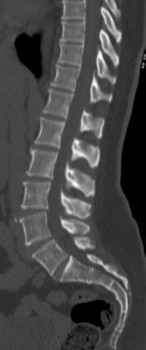
%> input picture Lab 4/Picture2.jpg, 146 x 350 px, given in place of Picture2.png, which was not available
$ octave p2.m   (GNU Octave 9; MATLAB toolbox functions it lacks are replaced by stand-ins)
%> lines starting %> are read from the running program, lines starting %| are printed output that depends on the picture; in (x1, y1, x2, y2) boxes, pixels count from 0 and x2, y2 are one past the last pixel; in counts of white or black regions, pixels touching at a corner belong together; the program's own positions count from 1; pictures that were not available may be replaced by others from this repository, and a replacement may not be noted
img = imread('Picture2.png');
%> img is the input picture: size 350x146x3 uint8; min 0, max 255, mean 71.1

gray_img = rgb2gray(img);
imshow(gray_img);


binary_img1 = imbinarize(gray_img, 0.5); % Convert to binary with threshold 0.5
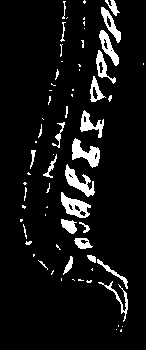
%> binary_img1: size 350x146 logical; 7.6% white; 67 white regions (39 under 20 px), largest, box (x1, y1, x2, y2) and area: (72, 138, 100, 168) 408, (65, 164, 95, 197) 384, (61, 192, 91, 218) 379
imshow(binary_img1);

binary_img2 = imbinarize(gray_img, 0.3); % Convert to binary with threshold 0.5
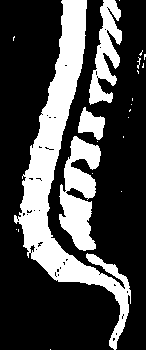
%> binary_img2: size 350x146 logical; 28.2% white; 22 white regions (18 under 20 px), largest, box (x1, y1, x2, y2) and area: (14, 0, 131, 350) 9303, (59, 136, 101, 251) 2769, (89, 0, 122, 105) 1745, (78, 107, 105, 140) 519
imshow(binary_img2);

binary_img3 = imbinarize(gray_img, 0.7); % Convert to binary with threshold 0.5
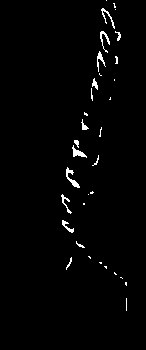
%> binary_img3: size 350x146 logical; 1.6% white in thin lines or dots, all inside (x1, y1, x2, y2) = (61, 0, 127, 311)
imshow(binary_img3);

figure;
subplot(2,2,1), imshow(binary_img1), title('Binary with threshold 0.5');
subplot(2,2,2), imshow(binary_img2), title('Binary with threshold 0.3');
subplot(2,2,3), imshow(binary_img3), title('Binary with threshold 0.7');

$ run again, with Lab 4/Picture1.jpg copied over Lab 4/Picture2.jpg
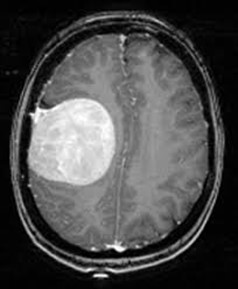
%> input picture Lab 4/Picture1.jpg, 238 x 289 px, given in place of Picture2.png, which was not available
%> img is the input picture: size 289x238x3 uint8; min 0, max 255, mean 75.8
%> `binary_img1 = imbinarize(gray_img, 0.5);`:
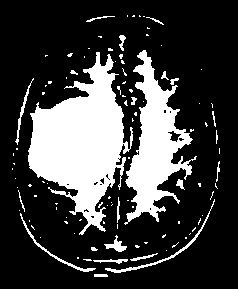
%> binary_img1: size 289x238 logical; 24.3% white; 104 white regions (82 under 20 px), largest, box (x1, y1, x2, y2) and area: (28, 52, 133, 235) 9533, (124, 50, 197, 225) 5168, (105, 199, 215, 273) 340
%> binary_img2: size 289x238 logical; 50.5% white; 29 black regions (26 under 20 px), largest, box (x1, y1, x2, y2) and area: (0, 0, 238, 289) 33789, (39, 96, 54, 109) 81, (138, 236, 147, 240) 23
%> `binary_img3 = imbinarize(gray_img, 0.7);`:
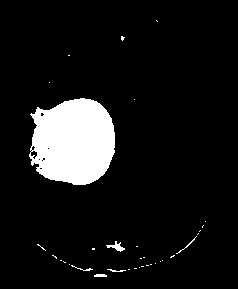
%> binary_img3: size 289x238 logical; 9% white; 34 white regions (28 under 20 px), largest, box (x1, y1, x2, y2) and area: (29, 98, 115, 185) 5913, (106, 241, 125, 252) 82, (94, 274, 107, 277) 35, (176, 236, 197, 254) 32, (71, 265, 93, 271) 30, (107, 269, 126, 272) 28

$ run again, with Lab 4/Picture3.jpg copied over Lab 4/Picture2.jpg
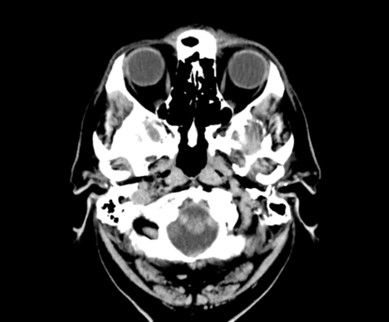
%> input picture Lab 4/Picture3.jpg, 389 x 322 px, given in place of Picture2.png, which was not available
%> img is the input picture: size 322x389x3 uint8; min 0, max 255, mean 51.3
%> `binary_img1 = imbinarize(gray_img, 0.5);`:
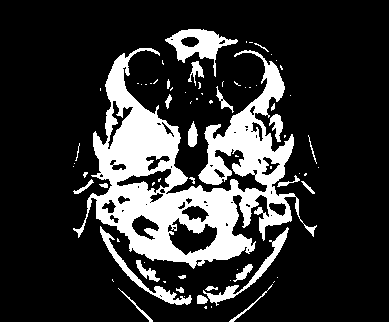
%> binary_img1: size 322x389 logical; 19.5% white; 74 white regions (47 under 20 px), largest, box (x1, y1, x2, y2) and area: (73, 48, 317, 269) 19564, (165, 29, 238, 77) 1235, (100, 226, 192, 305) 802
%> binary_img2: size 322x389 logical; 26.9% white; 33 white regions (20 under 20 px), largest, box (x1, y1, x2, y2) and area: (73, 27, 317, 309) 31818, (135, 258, 167, 284) 381, (220, 262, 253, 284) 315
%> `binary_img3 = imbinarize(gray_img, 0.7);`:
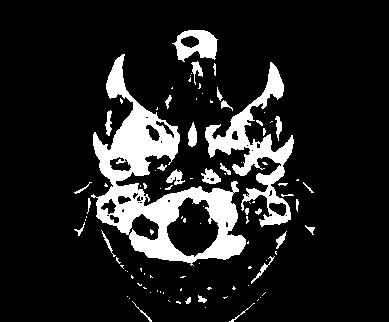
%> binary_img3: size 322x389 logical; 13.2% white; 100 white regions (67 under 20 px), largest, box (x1, y1, x2, y2) and area: (91, 54, 246, 266) 9807, (205, 62, 294, 227) 3797, (172, 30, 218, 62) 864
